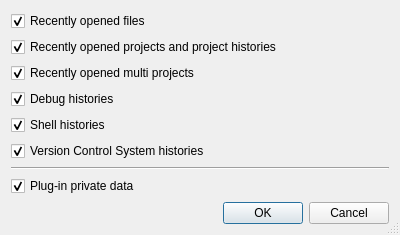
<?xml version="1.0" encoding="UTF-8"?>
<ui version="4.0">
 <class>ClearPrivateDataDialog</class>
 <widget class="QDialog" name="ClearPrivateDataDialog">
  <property name="geometry">
   <rect>
    <x>0</x>
    <y>0</y>
    <width>400</width>
    <height>211</height>
   </rect>
  </property>
  <property name="windowTitle">
   <string>Clear Private Data</string>
  </property>
  <property name="sizeGripEnabled">
   <bool>true</bool>
  </property>
  <layout class="QVBoxLayout" name="verticalLayout">
   <item>
    <widget class="QCheckBox" name="filesCheckBox">
     <property name="toolTip">
      <string>Select to clear the list of recently opened files</string>
     </property>
     <property name="text">
      <string>Recently opened files</string>
     </property>
     <property name="checked">
      <bool>true</bool>
     </property>
    </widget>
   </item>
   <item>
    <widget class="QCheckBox" name="projectsCheckBox">
     <property name="toolTip">
      <string>Select to clear the list of recently opened projects and project related histories</string>
     </property>
     <property name="text">
      <string>Recently opened projects and project histories</string>
     </property>
     <property name="checked">
      <bool>true</bool>
     </property>
    </widget>
   </item>
   <item>
    <widget class="QCheckBox" name="multiProjectsCheckBox">
     <property name="toolTip">
      <string>Select to clear the list of recently opened multi projects</string>
     </property>
     <property name="text">
      <string>Recently opened multi projects</string>
     </property>
     <property name="checked">
      <bool>true</bool>
     </property>
    </widget>
   </item>
   <item>
    <widget class="QCheckBox" name="debugCheckBox">
     <property name="toolTip">
      <string>Select to clear the debug histories</string>
     </property>
     <property name="text">
      <string>Debug histories</string>
     </property>
     <property name="checked">
      <bool>true</bool>
     </property>
    </widget>
   </item>
   <item>
    <widget class="QCheckBox" name="shellCheckBox">
     <property name="toolTip">
      <string>Select to clear the shell histories</string>
     </property>
     <property name="text">
      <string>Shell histories</string>
     </property>
     <property name="checked">
      <bool>true</bool>
     </property>
    </widget>
   </item>
   <item>
    <widget class="QCheckBox" name="vcsCheckBox">
     <property name="toolTip">
      <string>Select to clear the VCS related histories</string>
     </property>
     <property name="text">
      <string>Version Control System histories</string>
     </property>
     <property name="checked">
      <bool>true</bool>
     </property>
    </widget>
   </item>
   <item>
    <widget class="Line" name="line">
     <property name="orientation">
      <enum>Qt::Horizontal</enum>
     </property>
    </widget>
   </item>
   <item>
    <widget class="QCheckBox" name="pluginsCheckBox">
     <property name="toolTip">
      <string>Select to clear the private data of plug-ins not covered above</string>
     </property>
     <property name="text">
      <string>Plug-in private data</string>
     </property>
     <property name="checked">
      <bool>true</bool>
     </property>
    </widget>
   </item>
   <item>
    <widget class="QDialogButtonBox" name="buttonBox">
     <property name="orientation">
      <enum>Qt::Horizontal</enum>
     </property>
     <property name="standardButtons">
      <set>QDialogButtonBox::Cancel|QDialogButtonBox::Ok</set>
     </property>
    </widget>
   </item>
  </layout>
 </widget>
 <resources/>
 <connections>
  <connection>
   <sender>buttonBox</sender>
   <signal>accepted()</signal>
   <receiver>ClearPrivateDataDialog</receiver>
   <slot>accept()</slot>
   <hints>
    <hint type="sourcelabel">
     <x>248</x>
     <y>254</y>
    </hint>
    <hint type="destinationlabel">
     <x>157</x>
     <y>274</y>
    </hint>
   </hints>
  </connection>
  <connection>
   <sender>buttonBox</sender>
   <signal>rejected()</signal>
   <receiver>ClearPrivateDataDialog</receiver>
   <slot>reject()</slot>
   <hints>
    <hint type="sourcelabel">
     <x>316</x>
     <y>260</y>
    </hint>
    <hint type="destinationlabel">
     <x>286</x>
     <y>274</y>
    </hint>
   </hints>
  </connection>
 </connections>
</ui>
